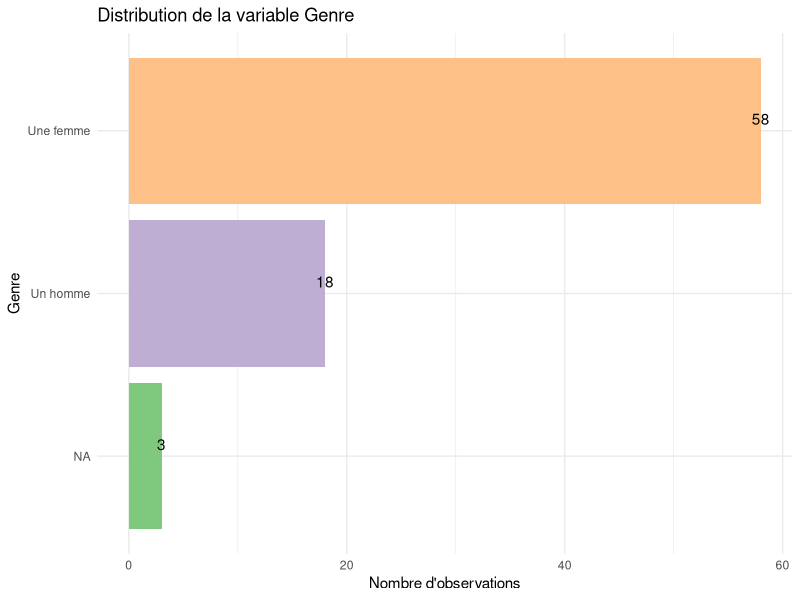
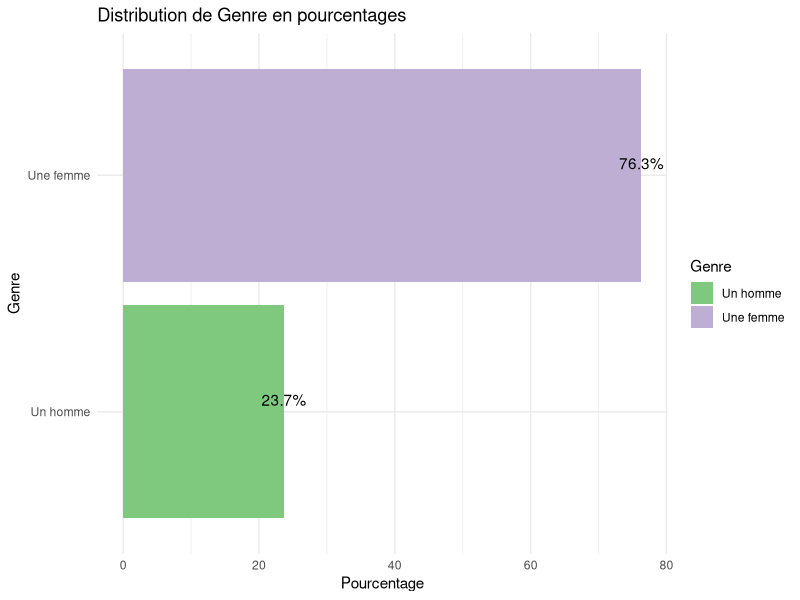
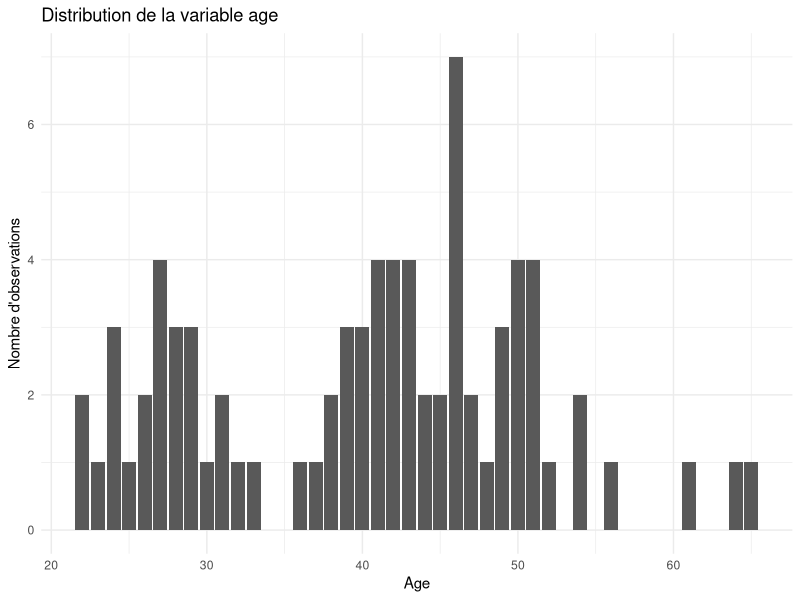
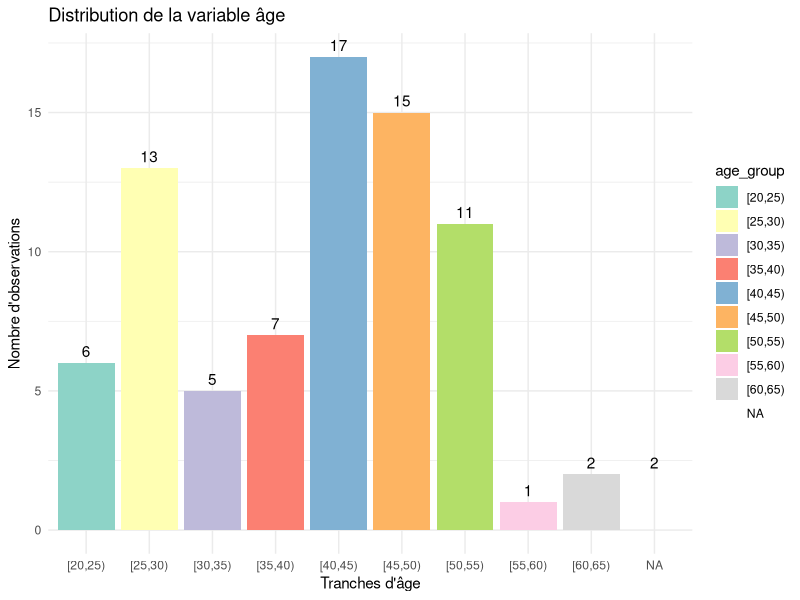
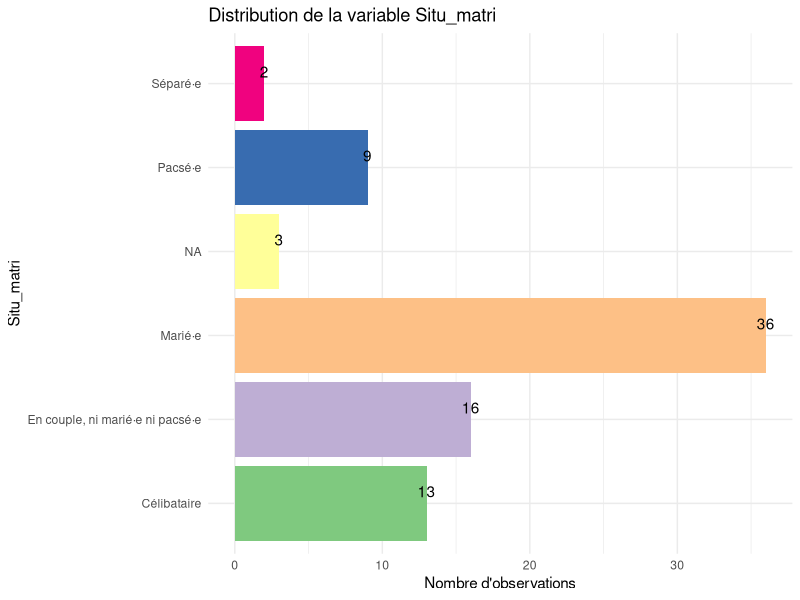
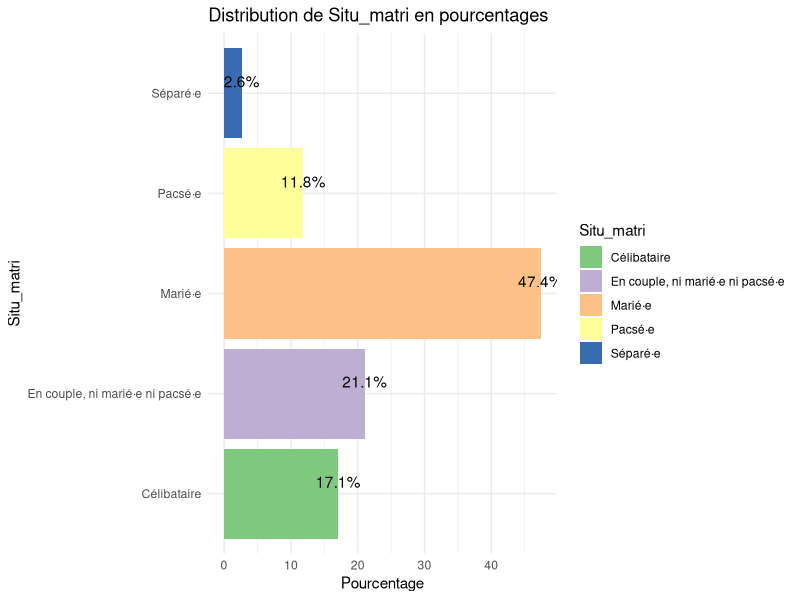
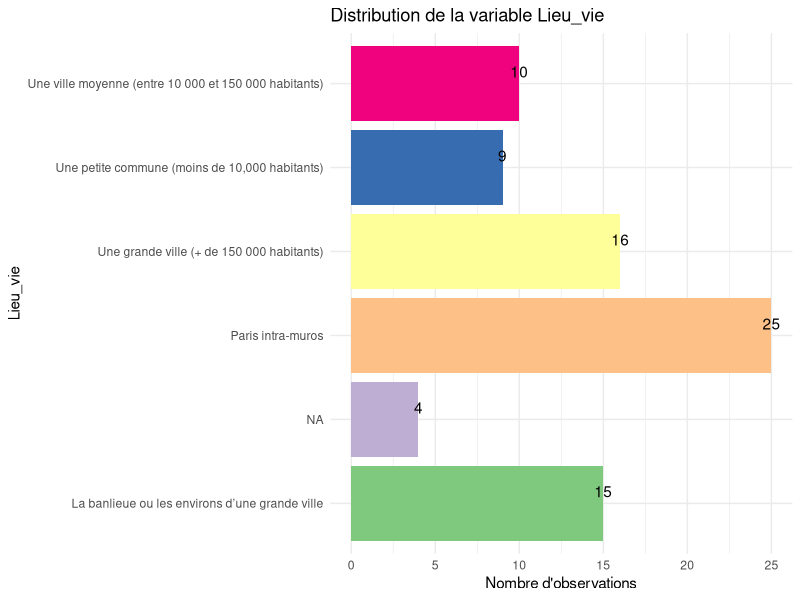
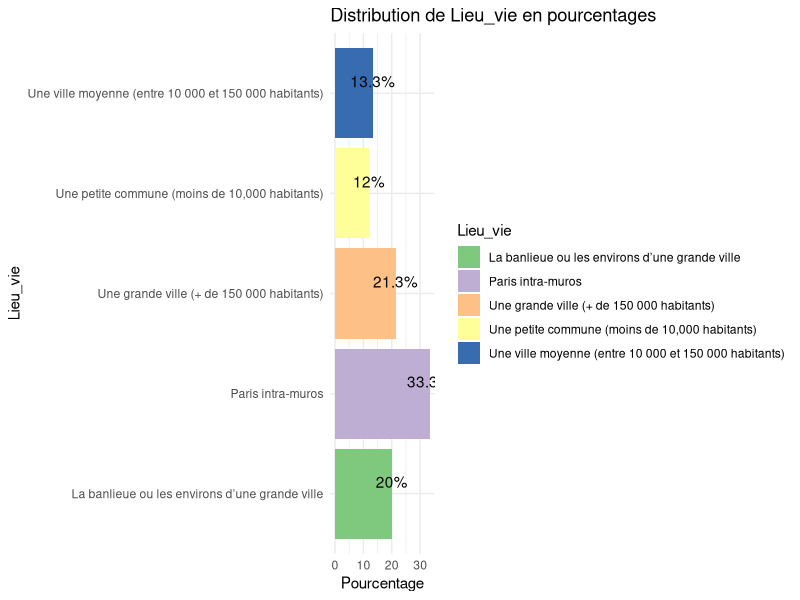

These figures' R source, in order: (Note: this script raises an error after producing the figures.)
setwd("PROVIRCAP")
library(dplyr)
library(ggplot2)

data <- read.csv("data_assoquest_recoded_fmt.csv")


data_div <- data %>%
  filter(Dep_rse3_3=='Oui')%>%
  select(-Dep_rse3_2, -Dep_rse3_1, -Dep_rse3_4, -Dep_rse3_5, -Dep_rse3_6, -Dep_rse3_7)%>%
  rename(mission = Dep_rse3_3)%>%
  mutate(mission = case_when(
    mission =='Oui'~'diversité et inclusion',
    TRUE ~ mission))
print(data_div$mission[1:20])


#Afficher combien il y a d'observations
nombre_observations <- nrow(data_div)
print(nombre_observations)
#il y a 79 observations au total
#(79 personnes qui ont déclaré traiter de cette thématique dans leur mission)



create_bar_plot <- function(data, variable, file_name) {
  data <- data %>%
    mutate(!!variable := ifelse(is.na(!!sym(variable)), "NA", !!sym(variable)))
  
  p <- ggplot(data, aes_string(x = variable, fill = variable)) +
    geom_bar() +
    labs(title = paste("Distribution de la variable", variable),
         x = variable,
         y = "Nombre d'observations") +
    scale_fill_brewer(palette = "Accent") +
    theme_minimal() +
    geom_text(stat = "count", aes_string(label = "..count.."), vjust = -0.5)+
    theme(legend.position = "none")+
    coord_flip()
  
  print(p)
  ggsave(filename = file_name, plot = p, width = 8, height = 6)
}



create_percentage_bar_plot <- function(data, variable, file_name) {
  filtered_data <- data %>%
    filter(!!sym(variable) != "NA") %>%
    group_by(!!sym(variable)) %>%
    summarise(count = n()) %>%
    mutate(percentage = count / sum(count) * 100)
  
  p <- ggplot(filtered_data, aes_string(x = variable, y = "percentage", fill = variable)) +
    geom_bar(stat = "identity") +
    geom_text(aes_string(label = "paste0(round(percentage, 1), '%')"), 
              vjust = -0.5) +
    labs(title = paste("Distribution de", variable, "en pourcentages"),
         x = variable,
         y = "Pourcentage") +
    scale_fill_brewer(palette = "Accent") +
    theme_minimal()+
    coord_flip()
  print(p)
  ggsave(filename = file_name, plot = p, width = 8, height = 6)
}





# Genre
create_bar_plot(data_div, "Genre", "genre_div.png")
create_percentage_bar_plot(data_div, "Genre", "genre_div_pourcentage.png")

# Variable d'âge
p<-ggplot(data_div, aes(x = age, fill=age)) +
  geom_bar() +
  labs(title = "Distribution de la variable age",
       x = "Age",
       y = "Nombre d'observations") +
  scale_fill_brewer(palette = "Accent")+
  theme_minimal()
print(p)
ggsave(filename = "age_div.png", plot = p, width = 8, height = 6)

# Âge mais version tranches
data_div$age_group <- cut(data_div$age, breaks = seq(0, max(data_div$age, na.rm = TRUE), by = 5), right = FALSE)

p <- ggplot(data_div, aes(x = age_group, fill = age_group)) +
  geom_bar() +
  labs(title = "Distribution de la variable âge",
       x = "Tranches d'âge",
       y = "Nombre d'observations") +
  scale_fill_brewer(palette = "Set3") +
  theme_minimal() +
  geom_text(stat = "count", aes(label = ..count..), vjust = -0.5)

print(p)
ggsave(filename = "age_div_tranches.png", plot = p, width = 8, height = 6)

#Situation matrimoniale
create_bar_plot(data_div, "Situ_matri", "situ_matri_div.png")
create_percentage_bar_plot(data_div, "Situ_matri", "situ_matri_div_pourcentage.png")

#Lieu de vie 
create_bar_plot(data_div, "Lieu_vie", "lieu_div.png")
create_percentage_bar_plot(data_div, "Lieu_vie", "lieu_div_pourcentage.png")

#Diplome

data_div <- data_div %>%
  mutate(dipl_niv_short = case_when(
    Dipl_niv == "Un diplôme universitaire correspondant à au moins 4 années d’études supérieures après le baccalauréat (maîtris" ~ "Bac+4 ou plus",
    Dipl_niv == "Un diplôme universitaire correspondant à moins de 4 années d’études supérieures après le baccalauréat (par exem" ~ "jusqu'a Bac+4",
    Dipl_niv == "Le baccalauréat ou un certificat d’études ou un diplôme de l’enseignement secondaire autre que le baccalauréat (" ~ "Bac",
    TRUE ~ Dipl_niv  # Pour garder les autres valeurs inchangées
  ))

create_bar_plot(data_div, "dipl_niv_short", "diplome_div.png")
create_percentage_bar_plot(data_div, "dipl_niv_short", "diplome_div_pourcentage.png")


#Etablissement d'études sup
create_bar_plot(data_div, "Type_etudsup", "etude_div.png")
create_percentage_bar_plot(data_div, "Type_etudsup", "etude_div_pourcentage.png")

#Discipline du cursus

data_div <- data_div %>%
  mutate(Spe_etudsup= case_when(
    Spe_etudsup == "Sciences humaines et sociales (histoire, sociologie, philosophie, psychologie, sciences politiques, ...)" ~ "Sciences humaines et sociales",
    TRUE ~ Spe_etudsup
  ))

create_bar_plot(data_div, "Spe_etudsup", "spe_div.png")
create_percentage_bar_plot(data_div, "Spe_etudsup", "spe_div_pourcentage.png")

#Statut d'emploi
data_div <- data_div %>%
  mutate(Emp_cont_short = case_when(
    Emp_cont == "Statut d'indépendant·e (Auto-entrepreneur·se, portage salarial, société unipersonnelle...)" ~ "Indépendant.e",
    TRUE ~ Emp_cont  # Pour garder les autres valeurs inchangées
  ))

create_bar_plot(data_div, "Emp_cont_short", "statut_div.png")
create_percentage_bar_plot(data_div, "Emp_cont_short", "statut_div_pourcentage.png")

#Type de cadre
create_bar_plot(data_div, "cadre_inout", "cadre_div.png")
create_percentage_bar_plot(data_div, "cadre_inout", "cadre_div_pourcentage.png")



#Type d'emploi des consultant.es

df_filtered <- data_div %>% 
  filter(Emp_cons == "Oui")

df_filtered <- df_filtered %>%
  mutate(emp_cont_grouped = ifelse(Emp_cont == "Statut d'indépendant·e (Auto-entrepreneur·se, portage salarial, société unipersonnelle...)", "freelance", 
                                   ifelse(Emp_cont %in% c("CDD", "CDI"), "CDD/CDI", NA)))

create_bar_plot(df_filtered, "emp_cont_grouped", "emploi_cons_div.png")
create_percentage_bar_plot(df_filtered, "emp_cont_grouped", "emploi_cons_div_pourcentage.png")



#Niveau hiérarchique
create_bar_plot(data_div, "Emp_statut", "hiérarchie_div.png")
create_percentage_bar_plot(data_div, "Emp_statut", "hiérarchie_div_pourcentage.png")

#Tableau descriptif de l'âge selon les différents postes
descriptives <- data_div %>%
  group_by(Emp_statut) %>%
  summarise(
    mean_age = mean(age, na.rm = TRUE),
    min_age = min(age, na.rm = TRUE),
    max_age = max(age, na.rm = TRUE),
    sd_age = sd(age, na.rm = TRUE)
  )

print(descriptives)
write.table(descriptives, "tableau_inv.txt", sep = "\t", row.names = FALSE)


#Hiérarchie simplifiée
create_bar_plot(data_div, "Emp_statut_rec2", "hiérarchie_s_div.png")
create_percentage_bar_plot(data_div, "Emp_statut_rec2", "hiérarchie_s_div_pourcentage.png")


#Un escalator de verre?
gender_distribution <- data_div %>%
  filter(!is.na(Emp_statut_rec3))%>%
  filter(!is.na(Genre)) %>%
  group_by(Emp_statut_rec3, Genre) %>%
  summarise(count = n()) %>%
  mutate(percentage = count / sum(count) * 100) %>%
  ungroup()

p<-ggplot(gender_distribution, aes(x = Emp_statut_rec3, y = percentage, fill = Genre)) +
  geom_bar(stat = "identity", position = "stack") +
  geom_text(aes(label = paste0(round(percentage), "%")), position = position_stack(vjust = 0.5)) +
  labs(title = "Répartition du Genre par Statut d'Emploi",
       x = "Statut d'Emploi",
       y = "Pourcentage",
       fill = "Genre") +
  theme_minimal()

print(p)
ggsave(filename = "répartition_hf_div.png", plot = p, width = 8, height = 6)


#Type d'organisation employeuse
create_bar_plot(data_div, "Org_type", "org_div.png")
create_percentage_bar_plot(data_div, "Org_type", "org_div_pourcentage.png")

# Niveau hiérarchique hors consultant.es

filtered_data <- data_div %>%
  filter(Emp_cons == "Non") 
create_bar_plot(filtered_data, "Emp_statut", "hiérarchie2_div.png")
create_percentage_bar_plot(filtered_data, "Emp_statut", "hiérarchie2_div_pourcentage.png")

#Niveau hiérarchique consultant.es
filtered_data <- data_div %>%
  filter(Emp_cons == "Oui") 
create_bar_plot(filtered_data, "Emp_statut", "hiérarchie2_cons_div.png")
create_percentage_bar_plot(filtered_data, "Emp_statut", "hiérarchie2_cons_div_pourcentage.png")

#Année du premier CDD ou CDI de la carrière
p<-ggplot(data_div, aes(x = Prem_contrat_annee)) +
  geom_bar() +
  labs(title = "Année du premier CDD ou CDI de la carrière",
       x = "année",
       y = "Nombre d'observations") +
  theme_minimal()

print(p)
ggsave(filename = "premier_emploi_div.png", plot = p, width = 8, height = 6)

#version tranches

data_div$age_group <- cut(data_div$Prem_contrat_annee, breaks = seq(0, max(data_div$Prem_contrat_annee, na.rm = TRUE), by = 5), right = FALSE)

p <- ggplot(data_div, aes(x = age_group, fill = age_group)) +
  geom_bar() +
  labs(title = "Premier CDD ou CDI",
       x = "Tranches d'années",
       y = "Nombre d'observations") +
  scale_fill_brewer(palette = "Set3") +
  theme_minimal() +
  geom_text(stat = "count", aes(label = ..count..), vjust = -0.5)+
  coord_flip()

print(p)
ggsave(filename = "prem_emploi_div_tranches.png", plot = p, width = 8, height = 6)




#Année du premier poste en RSE
p<- ggplot(data_div, aes(x = Prem_rse_annee_rec)) +
  geom_bar() +
  labs(title = "Année du premier poste en RSE",
       x = "année",
       y = "Nombre d'observations") +
  theme_minimal()

print(p)
ggsave(filename = "premier_rse_div.png", plot = p, width = 8, height = 6)

#Temps consacré à la rse
create_bar_plot(data_div, "Rse_tps_rec", "temps_rse_div.png")

#Emp sec
create_bar_plot(data_div, "Emp_sec", "secteur_div.png")

#Temps plein
create_bar_plot(data_div, "Trav_tps", "temps_plein_div.png")

#Multinationale
create_bar_plot(data_div, "Org_multi", "multinationale_div.png")

#Salariés français
create_bar_plot(data_div, "Org_N", "salaries_fr_div.png")

#Salariés international
create_bar_plot(data_div, "Org_N_int", "salaries_int_div.png")

#Secteur d'activité
library(forcats)
install.packages("viridis")
library(viridis)


# Filtrage et calcul des pourcentages
filtered_data <- data_div %>%
  filter(!is.na(Org_sec)) %>%
  group_by(Org_sec) %>%
  summarise(count = n()) %>%
  mutate(percentage = count / sum(count) * 100) %>%
  arrange(desc(percentage)) # Tri décroissant par pourcentage

# Réordonner les facteurs selon le pourcentage
filtered_data <- filtered_data %>%
  mutate(Org_sec = fct_reorder(Org_sec, percentage, .desc = TRUE))

# Création du diagramme en bâtons
p <- ggplot(filtered_data, aes(x = Org_sec, y = percentage, fill = Org_sec)) +
  geom_bar(stat = "identity") +
  geom_text(aes(label = paste0(round(percentage, 1), "%")), vjust = -0.5) + # Ajuste la position verticale des étiquettes
  scale_fill_viridis(discrete = TRUE, option = "D") +
  theme(axis.text.x = element_blank()) +
  theme(legend.position = "right") +
  labs(x = NULL, y = "Pourcentage", title = "Secteur d'activité")

# Affichage du graphique
print(p)
ggsave(filename = "activ_sec_div.png", plot = p, width = 8, height = 6)

#Département RSE?
create_bar_plot(data_div, "Dep_rse", "dep_rse_div.png")

#Niveau du département RSE
data_div <- data_div %>%
  mutate(Dep_rse_multi = case_when(
    Dep_rse_multi == "d'un·e département/équipe au niveau international/corporate" ~ "niveau international/corporate",
    Dep_rse_multi == "d'un·e département/équipe au niveau international/corporate et d'un·e autre au niveau France" ~ "niveau international/corporate et niveau France",
    Dep_rse_multi == "d'un·e département/équipe au niveau France" ~ "niveau France",
    TRUE ~ Dep_rse_multi  # Pour garder les autres valeurs inchangées
  ))

create_bar_plot(data_div, "Dep_rse_multi", "dep_rse_niv_div.png")

#Terme RSE
create_bar_plot(data_div, "Rse_mot", "mot_rse_div.png")

#Lois RSE
create_bar_plot(data_div, "Rse_lois", "lois_div.png")

#Vocation
create_bar_plot(data_div, "Rse_vocation_rec", "vocation_div.png")

#Critiques ONG
create_bar_plot(data_div, "Rse_ong_milit_rec", "critiques_div.png")

#Position politique 
create_bar_plot(data_div, "Pol_pos_SQ001", "politique_div.png")







